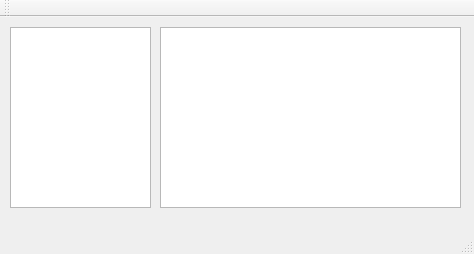
<?xml version="1.0" encoding="UTF-8"?>
<ui version="4.0">
 <class>MainWindow</class>
 <widget class="QMainWindow" name="MainWindow">
  <property name="enabled">
   <bool>true</bool>
  </property>
  <property name="geometry">
   <rect>
    <x>0</x>
    <y>0</y>
    <width>474</width>
    <height>254</height>
   </rect>
  </property>
  <property name="sizePolicy">
   <sizepolicy hsizetype="Preferred" vsizetype="Preferred">
    <horstretch>0</horstretch>
    <verstretch>0</verstretch>
   </sizepolicy>
  </property>
  <property name="windowTitle">
   <string>MainWindow</string>
  </property>
  <widget class="QWidget" name="centralwidget">
   <property name="enabled">
    <bool>true</bool>
   </property>
   <property name="sizePolicy">
    <sizepolicy hsizetype="Preferred" vsizetype="Preferred">
     <horstretch>0</horstretch>
     <verstretch>0</verstretch>
    </sizepolicy>
   </property>
   <widget class="QListWidget" name="zodiacListWidget">
    <property name="geometry">
     <rect>
      <x>10</x>
      <y>10</y>
      <width>141</width>
      <height>181</height>
     </rect>
    </property>
   </widget>
   <widget class="QTextEdit" name="zodiacInfoTextEdit">
    <property name="geometry">
     <rect>
      <x>160</x>
      <y>10</y>
      <width>301</width>
      <height>181</height>
     </rect>
    </property>
    <property name="readOnly">
     <bool>true</bool>
    </property>
    <property name="overwriteMode">
     <bool>false</bool>
    </property>
   </widget>
  </widget>
  <widget class="QMenuBar" name="menubar">
   <property name="geometry">
    <rect>
     <x>0</x>
     <y>0</y>
     <width>474</width>
     <height>21</height>
    </rect>
   </property>
  </widget>
  <widget class="QStatusBar" name="statusbar"/>
  <widget class="QToolBar" name="toolBar">
   <property name="windowTitle">
    <string>toolBar</string>
   </property>
   <attribute name="toolBarArea">
    <enum>TopToolBarArea</enum>
   </attribute>
   <attribute name="toolBarBreak">
    <bool>false</bool>
   </attribute>
  </widget>
 </widget>
 <resources/>
 <connections/>
</ui>
